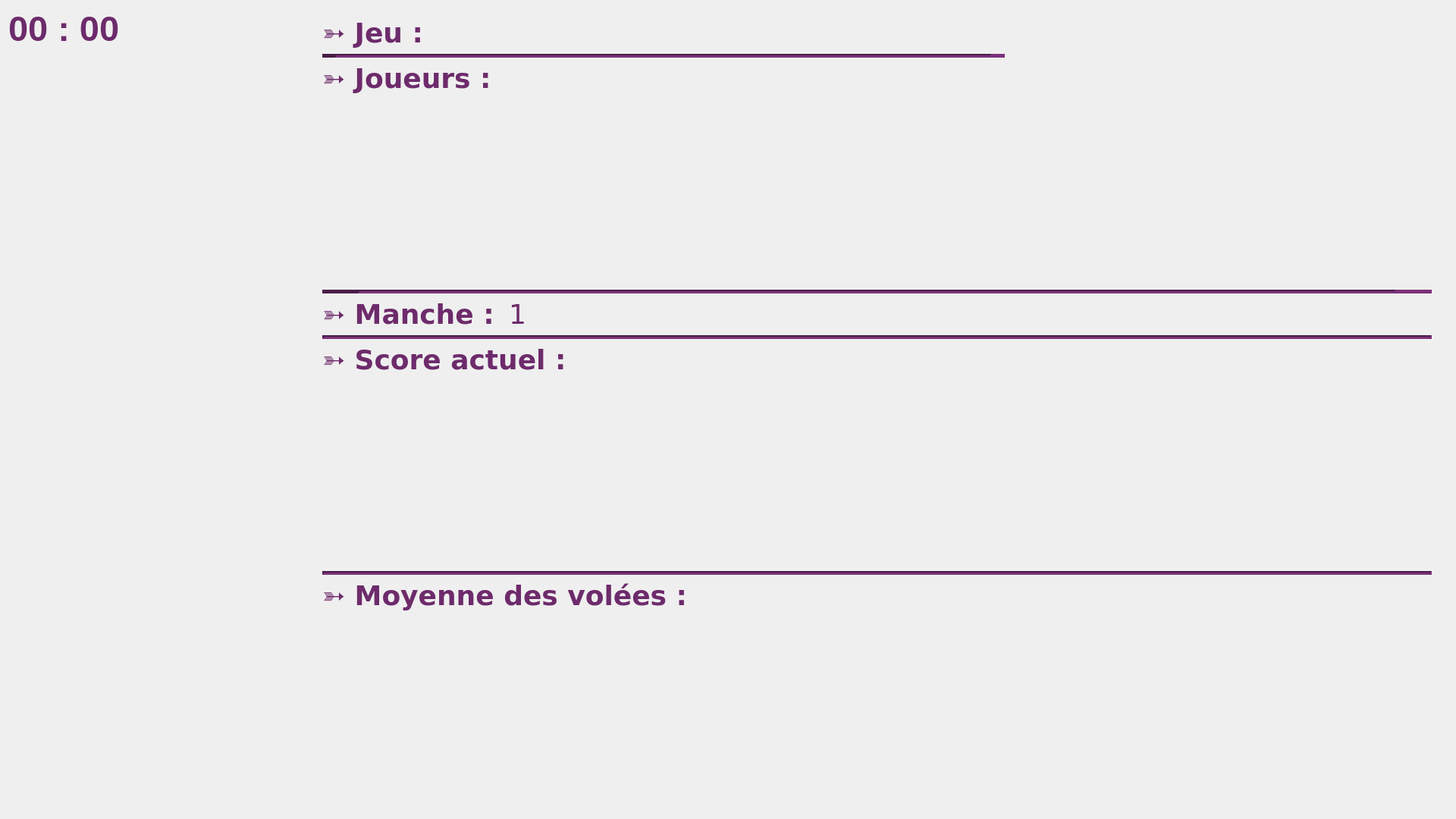
<?xml version="1.0" encoding="UTF-8"?>
<ui version="4.0">
 <class>Ihm</class>
 <widget class="QWidget" name="Ihm">
  <property name="geometry">
   <rect>
    <x>0</x>
    <y>0</y>
    <width>1920</width>
    <height>1080</height>
   </rect>
  </property>
  <property name="minimumSize">
   <size>
    <width>1024</width>
    <height>768</height>
   </size>
  </property>
  <property name="font">
   <font>
    <weight>50</weight>
    <bold>false</bold>
   </font>
  </property>
  <property name="windowTitle">
   <string>DARTS</string>
  </property>
  <property name="autoFillBackground">
   <bool>false</bool>
  </property>
  <property name="styleSheet">
   <string notr="true"> QWidget#ecranAttente
{
	background-image:url(:/ressources/background.jpg);
}

QWidget#ecranPartie
{
	background-image:url(:/ressources/background.jpg);
}

QWidget#actualiterPartie
{
	background-image:url(:/ressources/fondActualiterPartie.png);
	background-repeat: no-repeat;
}
QVBoxLayout#verticalLayoutInformation
{
	background: gray;
}

QLabel#labelMoyenneVolees
{
	color: rgb(109, 43,107);
}

QLabel#labelNomjoueurs
{
	color: rgb(109, 43,107);
}

QLabel#nomJoueur
{
	color: rgb(109, 43,107);
}

QLabel#scoreActuel
{
	color: rgb(109, 43,107);
}

QLabel#moyenneVolee
{
	color: rgb(109, 43,107);
}

QLabel#labelScoreActuel
{
	color: rgb(109, 43,107);
}

QLabel#labelManche
{
	color: rgb(109, 43,107);
}

QLabel#labelTypeJeu
{
	color: rgb(109, 43,107);
}

QLabel#typeJeu
{
	color: rgb(109, 43,107);
}

QLabel#manche
{
	color: rgb(109, 43,107);
}

QWidget#ecranStatistique
{
	background-image:url(:/ressources/background.jpg);
}

QLabel#labelStatutAttente
{
	image:url(:/ressources/fondStatus.png);
	color: rgb(109, 43,107);
}

QLabel#labelHeureAttente
{
	color: rgb(109, 43,107);
}

QLabel#labelTempsPartie
{
	color: rgb(109, 43,107);
}

QLabel#labelHeureStatistique
{
	color: rgb(109, 43,107);
}

QLabel#winnerPartie
{
	image:url(:/ressources/fondStatus.png);
	color: rgb(109, 43,107);
}

QLabel#labelStatut
{
	image:url(:/ressources/fondStatus.png);
	color: rgb(109, 43,107);
}

#lineManche, #lineNomJoueurs, #lineScoreActuel, #lineSeparateurTypeJeu {
    background-color: rgb(109, 43,107);
}

QLabel
{
	color: rgb(255, 255,255);
}
</string>
  </property>
  <layout class="QHBoxLayout" name="horizontalLayout">
   <property name="spacing">
    <number>0</number>
   </property>
   <property name="leftMargin">
    <number>0</number>
   </property>
   <property name="topMargin">
    <number>0</number>
   </property>
   <property name="rightMargin">
    <number>0</number>
   </property>
   <property name="bottomMargin">
    <number>0</number>
   </property>
   <item>
    <widget class="QStackedWidget" name="ecranDarts">
     <property name="styleSheet">
      <string notr="true"/>
     </property>
     <property name="currentIndex">
      <number>1</number>
     </property>
     <widget class="QWidget" name="ecranAttente">
      <property name="autoFillBackground">
       <bool>false</bool>
      </property>
      <property name="styleSheet">
       <string notr="true"/>
      </property>
      <layout class="QVBoxLayout" name="verticalLayout_2">
       <item>
        <layout class="QVBoxLayout" name="verticalLayout_3">
         <item>
          <layout class="QHBoxLayout" name="horizontalLayoutHeure">
           <property name="spacing">
            <number>0</number>
           </property>
           <item>
            <widget class="QLabel" name="labelHeureAttente">
             <property name="sizePolicy">
              <sizepolicy hsizetype="Preferred" vsizetype="Preferred">
               <horstretch>0</horstretch>
               <verstretch>0</verstretch>
              </sizepolicy>
             </property>
             <property name="font">
              <font>
               <pointsize>35</pointsize>
               <weight>75</weight>
               <bold>true</bold>
              </font>
             </property>
             <property name="text">
              <string>00 : 00</string>
             </property>
             <property name="alignment">
              <set>Qt::AlignLeading|Qt::AlignLeft|Qt::AlignTop</set>
             </property>
             <property name="margin">
              <number>0</number>
             </property>
             <property name="indent">
              <number>0</number>
             </property>
            </widget>
           </item>
          </layout>
         </item>
         <item>
          <layout class="QHBoxLayout" name="horizontalLayoutLogo">
           <property name="spacing">
            <number>0</number>
           </property>
           <property name="sizeConstraint">
            <enum>QLayout::SetNoConstraint</enum>
           </property>
           <property name="topMargin">
            <number>0</number>
           </property>
           <item>
            <widget class="QLabel" name="labelLogo">
             <property name="sizePolicy">
              <sizepolicy hsizetype="Preferred" vsizetype="Preferred">
               <horstretch>0</horstretch>
               <verstretch>0</verstretch>
              </sizepolicy>
             </property>
             <property name="maximumSize">
              <size>
               <width>940</width>
               <height>940</height>
              </size>
             </property>
             <property name="sizeIncrement">
              <size>
               <width>0</width>
               <height>0</height>
              </size>
             </property>
             <property name="baseSize">
              <size>
               <width>0</width>
               <height>0</height>
              </size>
             </property>
             <property name="text">
              <string/>
             </property>
             <property name="pixmap">
              <pixmap resource="ressources.qrc">:/ressources/logoDarts.png</pixmap>
             </property>
             <property name="scaledContents">
              <bool>true</bool>
             </property>
             <property name="alignment">
              <set>Qt::AlignCenter</set>
             </property>
            </widget>
           </item>
          </layout>
         </item>
         <item>
          <layout class="QHBoxLayout" name="horizontalLayoutStatut">
           <item>
            <widget class="QLabel" name="labelStatutAttente">
             <property name="sizePolicy">
              <sizepolicy hsizetype="Expanding" vsizetype="Preferred">
               <horstretch>0</horstretch>
               <verstretch>0</verstretch>
              </sizepolicy>
             </property>
             <property name="font">
              <font>
               <pointsize>30</pointsize>
               <weight>75</weight>
               <bold>true</bold>
              </font>
             </property>
             <property name="styleSheet">
              <string notr="true"/>
             </property>
             <property name="text">
              <string>En attente de connexion</string>
             </property>
             <property name="alignment">
              <set>Qt::AlignCenter</set>
             </property>
            </widget>
           </item>
          </layout>
         </item>
        </layout>
       </item>
      </layout>
     </widget>
     <widget class="QWidget" name="ecranPartie">
      <layout class="QHBoxLayout" name="horizontalLayout_9">
       <item>
        <layout class="QHBoxLayout" name="horizontalLayout_8" stretch="0,0,0">
         <property name="spacing">
          <number>6</number>
         </property>
         <item>
          <layout class="QVBoxLayout" name="verticalLayoutVisualisation">
           <item>
            <widget class="QLabel" name="labelTempsPartie">
             <property name="font">
              <font>
               <pointsize>35</pointsize>
               <weight>75</weight>
               <bold>true</bold>
              </font>
             </property>
             <property name="text">
              <string>00 : 00</string>
             </property>
             <property name="alignment">
              <set>Qt::AlignLeading|Qt::AlignLeft|Qt::AlignTop</set>
             </property>
            </widget>
           </item>
           <item>
            <widget class="QLabel" name="labelVisualisationimpact">
             <property name="text">
              <string/>
             </property>
             <property name="pixmap">
              <pixmap resource="ressources.qrc">:/ressources/cible.png</pixmap>
             </property>
            </widget>
           </item>
           <item>
            <widget class="QLabel" name="labelStatut">
             <property name="font">
              <font>
               <pointsize>30</pointsize>
               <weight>75</weight>
               <bold>true</bold>
              </font>
             </property>
             <property name="lineWidth">
              <number>1</number>
             </property>
             <property name="text">
              <string/>
             </property>
             <property name="alignment">
              <set>Qt::AlignCenter</set>
             </property>
            </widget>
           </item>
          </layout>
         </item>
         <item>
          <spacer name="horizontalSpacer">
           <property name="orientation">
            <enum>Qt::Horizontal</enum>
           </property>
           <property name="sizeType">
            <enum>QSizePolicy::Preferred</enum>
           </property>
           <property name="sizeHint" stdset="0">
            <size>
             <width>250</width>
             <height>20</height>
            </size>
           </property>
          </spacer>
         </item>
         <item>
          <widget class="QWidget" name="actualiterPartie" native="true">
           <property name="sizePolicy">
            <sizepolicy hsizetype="Expanding" vsizetype="Expanding">
             <horstretch>10</horstretch>
             <verstretch>10</verstretch>
            </sizepolicy>
           </property>
           <property name="minimumSize">
            <size>
             <width>728</width>
             <height>1053</height>
            </size>
           </property>
           <layout class="QVBoxLayout" name="verticalLayoutInformation">
            <property name="spacing">
             <number>6</number>
            </property>
            <item>
             <layout class="QGridLayout" name="gridLayout_2" columnminimumwidth="0,0,0,0">
              <property name="rightMargin">
               <number>10</number>
              </property>
              <property name="verticalSpacing">
               <number>6</number>
              </property>
              <item row="5" column="2">
               <widget class="QLabel" name="manche">
                <property name="font">
                 <font>
                  <family>Bitstream Vera Sans</family>
                  <pointsize>27</pointsize>
                 </font>
                </property>
                <property name="text">
                 <string>1</string>
                </property>
               </widget>
              </item>
              <item row="11" column="0">
               <spacer name="horizontalSpacer_2">
                <property name="orientation">
                 <enum>Qt::Horizontal</enum>
                </property>
                <property name="sizeType">
                 <enum>QSizePolicy::Fixed</enum>
                </property>
                <property name="sizeHint" stdset="0">
                 <size>
                  <width>60</width>
                  <height>10</height>
                 </size>
                </property>
               </spacer>
              </item>
              <item row="0" column="0" colspan="2">
               <widget class="QLabel" name="labelTypeJeu">
                <property name="sizePolicy">
                 <sizepolicy hsizetype="Preferred" vsizetype="Fixed">
                  <horstretch>0</horstretch>
                  <verstretch>0</verstretch>
                 </sizepolicy>
                </property>
                <property name="font">
                 <font>
                  <family>Bitstream Vera Sans</family>
                  <pointsize>27</pointsize>
                  <weight>75</weight>
                  <bold>true</bold>
                 </font>
                </property>
                <property name="styleSheet">
                 <string notr="true"> QWidget#ecranAttente
{
	background-image:url(:/ressources/background.jpg);
}

QWidget#ecranPartie
{
	background-image:url(:/ressources/background.jpg);
}

QWidget#actualiterPartie
{
	background-image:url(:/ressources/fondActualiterPartie.png);
}
QVBoxLayout#verticalLayoutInformation
{
	background: gray;
}

QLabel#labelMoyenneVolees
{
	color: rgb(109, 43,107);
}

QLabel#labelNomjoueurs
{
	color: rgb(109, 43,107);
}

QLabel#nomJoueur
{
	color: rgb(109, 43,107);
}

QLabel#scoreActuel
{
	color: rgb(109, 43,107);
}

QLabel#moyenneVolee
{
	color: rgb(109, 43,107);
}

QLabel#labelScoreActuel
{
	color: rgb(109, 43,107);
}

QLabel#labelManche
{
	color: rgb(109, 43,107);
}

QLabel#labelTypeJeu
{
	color: rgb(109, 43,107);
}

QWidget#ecranStatistique
{
	background-image:url(:/ressources/background.jpg);
}

QLabel#labelStatutAttente
{
	image:url(:/ressources/fondStatus.png);
	color: rgb(109, 43,107);
}

QLabel#labelHeureAttente
{
	color: rgb(109, 43,107);
}

QLabel#labelTempsPartie
{
	color: rgb(109, 43,107);
}

QLabel#labelHeureStatistique
{
	color: rgb(109, 43,107);
}

QLabel#winnerPartie
{
	image:url(:/ressources/fondStatus.png);
	color: rgb(109, 43,107);
}

QLabel#labelStatut
{
	image:url(:/ressources/fondStatus.png);
	color: rgb(109, 43,107);
}

QLabel
{
	color: rgb(255,255,255);
}
</string>
                </property>
                <property name="text">
                 <string>➳ Jeu :</string>
                </property>
               </widget>
              </item>
              <item row="11" column="1" colspan="2">
               <widget class="QLabel" name="moyenneVolee">
                <property name="sizePolicy">
                 <sizepolicy hsizetype="MinimumExpanding" vsizetype="MinimumExpanding">
                  <horstretch>0</horstretch>
                  <verstretch>0</verstretch>
                 </sizepolicy>
                </property>
                <property name="font">
                 <font>
                  <family>Bitstream Vera Sans</family>
                  <pointsize>22</pointsize>
                 </font>
                </property>
                <property name="text">
                 <string/>
                </property>
                <property name="alignment">
                 <set>Qt::AlignRight|Qt::AlignTop|Qt::AlignTrailing</set>
                </property>
               </widget>
              </item>
              <item row="7" column="0" colspan="3">
               <widget class="QLabel" name="labelScoreActuel">
                <property name="font">
                 <font>
                  <family>Bitstream Vera Sans</family>
                  <pointsize>27</pointsize>
                  <weight>75</weight>
                  <bold>true</bold>
                 </font>
                </property>
                <property name="text">
                 <string>➳ Score actuel : </string>
                </property>
               </widget>
              </item>
              <item row="5" column="0" colspan="2">
               <widget class="QLabel" name="labelManche">
                <property name="font">
                 <font>
                  <family>Bitstream Vera Sans</family>
                  <pointsize>27</pointsize>
                  <weight>75</weight>
                  <bold>true</bold>
                 </font>
                </property>
                <property name="styleSheet">
                 <string notr="true"> QWidget#ecranAttente
{
	background-image:url(:/ressources/background.jpg);
}

QWidget#ecranPartie
{
	background-image:url(:/ressources/background.jpg);
}

QWidget#actualiterPartie
{
	background-image:url(:/ressources/fondActualiterPartie.png);
}
QVBoxLayout#verticalLayoutInformation
{
	background: gray;
}

QLabel#labelMoyenneVolees
{
	color: rgb(109, 43,107);
}

QLabel#labelNomjoueurs
{
	color: rgb(109, 43,107);
}

QLabel#nomJoueur
{
	color: rgb(109, 43,107);
}

QLabel#scoreActuel
{
	color: rgb(109, 43,107);
}

QLabel#moyenneVolee
{
	color: rgb(109, 43,107);
}

QLabel#labelScoreActuel
{
	color: rgb(109, 43,107);
}

QLabel#labelManche
{
	color: rgb(109, 43,107);
}

QLabel#labelTypeJeu
{
	color: rgb(109, 43,107);
}

QWidget#ecranStatistique
{
	background-image:url(:/ressources/background.jpg);
}

QLabel#labelStatutAttente
{
	image:url(:/ressources/fondStatus.png);
	color: rgb(109, 43,107);
}

QLabel#labelHeureAttente
{
	color: rgb(109, 43,107);
}

QLabel#labelTempsPartie
{
	color: rgb(109, 43,107);
}

QLabel#labelHeureStatistique
{
	color: rgb(109, 43,107);
}

QLabel#winnerPartie
{
	image:url(:/ressources/fondStatus.png);
	color: rgb(109, 43,107);
}

QLabel#labelStatut
{
	image:url(:/ressources/fondStatus.png);
	color: rgb(109, 43,107);
}

QLabel
{
	color: rgb(255,255,255);
}
</string>
                </property>
                <property name="text">
                 <string>➳ Manche : </string>
                </property>
               </widget>
              </item>
              <item row="2" column="0" colspan="2">
               <widget class="QLabel" name="labelNomjoueurs">
                <property name="font">
                 <font>
                  <family>Bitstream Vera Sans</family>
                  <pointsize>27</pointsize>
                  <weight>75</weight>
                  <bold>true</bold>
                 </font>
                </property>
                <property name="text">
                 <string>➳ Joueurs :</string>
                </property>
               </widget>
              </item>
              <item row="8" column="1" colspan="2">
               <widget class="QLabel" name="scoreActuel">
                <property name="sizePolicy">
                 <sizepolicy hsizetype="MinimumExpanding" vsizetype="MinimumExpanding">
                  <horstretch>0</horstretch>
                  <verstretch>0</verstretch>
                 </sizepolicy>
                </property>
                <property name="font">
                 <font>
                  <family>Bitstream Vera Sans</family>
                  <pointsize>22</pointsize>
                 </font>
                </property>
                <property name="text">
                 <string/>
                </property>
                <property name="alignment">
                 <set>Qt::AlignRight|Qt::AlignTop|Qt::AlignTrailing</set>
                </property>
               </widget>
              </item>
              <item row="11" column="3">
               <spacer name="horizontalSpacer_3">
                <property name="orientation">
                 <enum>Qt::Horizontal</enum>
                </property>
                <property name="sizeHint" stdset="0">
                 <size>
                  <width>40</width>
                  <height>20</height>
                 </size>
                </property>
               </spacer>
              </item>
              <item row="10" column="0" colspan="4">
               <widget class="QLabel" name="labelMoyenneVolees">
                <property name="enabled">
                 <bool>true</bool>
                </property>
                <property name="font">
                 <font>
                  <family>Bitstream Vera Sans</family>
                  <pointsize>27</pointsize>
                  <weight>75</weight>
                  <bold>true</bold>
                 </font>
                </property>
                <property name="text">
                 <string>➳ Moyenne des volées :</string>
                </property>
               </widget>
              </item>
              <item row="9" column="0" colspan="4">
               <widget class="Line" name="lineScoreActuel">
                <property name="minimumSize">
                 <size>
                  <width>0</width>
                  <height>5</height>
                 </size>
                </property>
                <property name="lineWidth">
                 <number>3</number>
                </property>
                <property name="orientation">
                 <enum>Qt::Horizontal</enum>
                </property>
               </widget>
              </item>
              <item row="6" column="0" colspan="4">
               <widget class="Line" name="lineManche">
                <property name="minimumSize">
                 <size>
                  <width>0</width>
                  <height>5</height>
                 </size>
                </property>
                <property name="lineWidth">
                 <number>3</number>
                </property>
                <property name="orientation">
                 <enum>Qt::Horizontal</enum>
                </property>
               </widget>
              </item>
              <item row="4" column="0" colspan="4">
               <widget class="Line" name="lineNomJoueurs">
                <property name="minimumSize">
                 <size>
                  <width>0</width>
                  <height>5</height>
                 </size>
                </property>
                <property name="lineWidth">
                 <number>50</number>
                </property>
                <property name="orientation">
                 <enum>Qt::Horizontal</enum>
                </property>
               </widget>
              </item>
              <item row="1" column="0" colspan="4">
               <widget class="Line" name="lineSeparateurTypeJeu">
                <property name="sizePolicy">
                 <sizepolicy hsizetype="Minimum" vsizetype="Fixed">
                  <horstretch>0</horstretch>
                  <verstretch>0</verstretch>
                 </sizepolicy>
                </property>
                <property name="minimumSize">
                 <size>
                  <width>5</width>
                  <height>5</height>
                 </size>
                </property>
                <property name="maximumSize">
                 <size>
                  <width>900</width>
                  <height>5</height>
                 </size>
                </property>
                <property name="lineWidth">
                 <number>20</number>
                </property>
                <property name="orientation">
                 <enum>Qt::Horizontal</enum>
                </property>
               </widget>
              </item>
              <item row="0" column="2" colspan="2">
               <widget class="QLabel" name="typeJeu">
                <property name="sizePolicy">
                 <sizepolicy hsizetype="Expanding" vsizetype="Fixed">
                  <horstretch>0</horstretch>
                  <verstretch>0</verstretch>
                 </sizepolicy>
                </property>
                <property name="font">
                 <font>
                  <family>Bitstream Vera Sans</family>
                  <pointsize>27</pointsize>
                 </font>
                </property>
                <property name="text">
                 <string/>
                </property>
                <property name="alignment">
                 <set>Qt::AlignCenter</set>
                </property>
               </widget>
              </item>
              <item row="3" column="0" colspan="3">
               <widget class="QLabel" name="nomJoueur">
                <property name="sizePolicy">
                 <sizepolicy hsizetype="Expanding" vsizetype="Expanding">
                  <horstretch>0</horstretch>
                  <verstretch>0</verstretch>
                 </sizepolicy>
                </property>
                <property name="font">
                 <font>
                  <family>Bitstream Vera Sans</family>
                  <pointsize>22</pointsize>
                 </font>
                </property>
                <property name="text">
                 <string/>
                </property>
                <property name="alignment">
                 <set>Qt::AlignLeading|Qt::AlignLeft|Qt::AlignTop</set>
                </property>
               </widget>
              </item>
              <item row="8" column="0">
               <spacer name="horizontalSpacer_4">
                <property name="orientation">
                 <enum>Qt::Horizontal</enum>
                </property>
                <property name="sizeType">
                 <enum>QSizePolicy::Fixed</enum>
                </property>
                <property name="sizeHint" stdset="0">
                 <size>
                  <width>60</width>
                  <height>10</height>
                 </size>
                </property>
               </spacer>
              </item>
             </layout>
            </item>
           </layout>
          </widget>
         </item>
        </layout>
       </item>
      </layout>
     </widget>
     <widget class="QWidget" name="ecranStatistique">
      <layout class="QVBoxLayout" name="verticalLayout_4">
       <item>
        <layout class="QVBoxLayout" name="verticalLayoutStatistique">
         <item>
          <widget class="QLabel" name="labelHeureStatistique">
           <property name="sizePolicy">
            <sizepolicy hsizetype="Expanding" vsizetype="Expanding">
             <horstretch>0</horstretch>
             <verstretch>0</verstretch>
            </sizepolicy>
           </property>
           <property name="font">
            <font>
             <pointsize>35</pointsize>
             <weight>75</weight>
             <bold>true</bold>
            </font>
           </property>
           <property name="text">
            <string>00 : 00</string>
           </property>
           <property name="alignment">
            <set>Qt::AlignLeading|Qt::AlignLeft|Qt::AlignTop</set>
           </property>
          </widget>
         </item>
         <item>
          <widget class="QLabel" name="winnerPartie">
           <property name="sizePolicy">
            <sizepolicy hsizetype="Expanding" vsizetype="Expanding">
             <horstretch>0</horstretch>
             <verstretch>0</verstretch>
            </sizepolicy>
           </property>
           <property name="font">
            <font>
             <pointsize>50</pointsize>
             <weight>75</weight>
             <bold>true</bold>
            </font>
           </property>
           <property name="text">
            <string>Winner Fabien</string>
           </property>
           <property name="scaledContents">
            <bool>false</bool>
           </property>
           <property name="alignment">
            <set>Qt::AlignCenter</set>
           </property>
          </widget>
         </item>
         <item>
          <layout class="QHBoxLayout" name="horizontalLayout_2">
           <item>
            <layout class="QGridLayout" name="gridLayout">
             <property name="sizeConstraint">
              <enum>QLayout::SetMinimumSize</enum>
             </property>
             <item row="3" column="0">
              <widget class="QLabel" name="labelVoleesMaxStatistique">
               <property name="font">
                <font>
                 <family>Courier 10 Pitch</family>
                 <pointsize>30</pointsize>
                 <weight>75</weight>
                 <bold>true</bold>
                </font>
               </property>
               <property name="text">
                <string>- Volée maximale : </string>
               </property>
               <property name="alignment">
                <set>Qt::AlignLeading|Qt::AlignLeft|Qt::AlignTop</set>
               </property>
              </widget>
             </item>
             <item row="0" column="0">
              <widget class="QLabel" name="labelMoyenneVoleesStatistique">
               <property name="enabled">
                <bool>true</bool>
               </property>
               <property name="sizePolicy">
                <sizepolicy hsizetype="Fixed" vsizetype="Preferred">
                 <horstretch>0</horstretch>
                 <verstretch>0</verstretch>
                </sizepolicy>
               </property>
               <property name="font">
                <font>
                 <family>Courier 10 Pitch</family>
                 <pointsize>30</pointsize>
                 <weight>75</weight>
                 <bold>true</bold>
                </font>
               </property>
               <property name="text">
                <string>- Moyenne des volées : </string>
               </property>
               <property name="alignment">
                <set>Qt::AlignLeading|Qt::AlignLeft|Qt::AlignTop</set>
               </property>
              </widget>
             </item>
             <item row="2" column="0">
              <widget class="QLabel" name="labelNombreVoleesStatistique">
               <property name="font">
                <font>
                 <family>Courier 10 Pitch</family>
                 <pointsize>30</pointsize>
                 <weight>75</weight>
                 <bold>true</bold>
                </font>
               </property>
               <property name="text">
                <string>- Nombre de volées : </string>
               </property>
               <property name="alignment">
                <set>Qt::AlignLeading|Qt::AlignLeft|Qt::AlignTop</set>
               </property>
              </widget>
             </item>
             <item row="4" column="0">
              <widget class="QLabel" name="labelDureePartie">
               <property name="enabled">
                <bool>true</bool>
               </property>
               <property name="font">
                <font>
                 <family>Courier 10 Pitch</family>
                 <pointsize>30</pointsize>
                 <weight>75</weight>
                 <bold>true</bold>
                </font>
               </property>
               <property name="text">
                <string>- Durée : </string>
               </property>
               <property name="alignment">
                <set>Qt::AlignLeading|Qt::AlignLeft|Qt::AlignTop</set>
               </property>
              </widget>
             </item>
             <item row="3" column="1">
              <widget class="QLabel" name="voleeMax">
               <property name="font">
                <font>
                 <family>Courier 10 Pitch</family>
                 <pointsize>30</pointsize>
                 <weight>75</weight>
                 <bold>true</bold>
                </font>
               </property>
               <property name="text">
                <string/>
               </property>
               <property name="alignment">
                <set>Qt::AlignLeading|Qt::AlignLeft|Qt::AlignTop</set>
               </property>
              </widget>
             </item>
             <item row="2" column="1">
              <widget class="QLabel" name="nbVolees">
               <property name="font">
                <font>
                 <family>Courier 10 Pitch</family>
                 <pointsize>30</pointsize>
                 <weight>75</weight>
                 <bold>true</bold>
                </font>
               </property>
               <property name="text">
                <string/>
               </property>
               <property name="alignment">
                <set>Qt::AlignLeading|Qt::AlignLeft|Qt::AlignTop</set>
               </property>
              </widget>
             </item>
             <item row="4" column="1">
              <widget class="QLabel" name="tempsPartie">
               <property name="font">
                <font>
                 <family>Courier 10 Pitch</family>
                 <pointsize>30</pointsize>
                 <weight>75</weight>
                 <bold>true</bold>
                </font>
               </property>
               <property name="text">
                <string/>
               </property>
               <property name="alignment">
                <set>Qt::AlignLeading|Qt::AlignLeft|Qt::AlignTop</set>
               </property>
              </widget>
             </item>
             <item row="0" column="1">
              <widget class="QLabel" name="moyenneVolees">
               <property name="font">
                <font>
                 <family>Courier 10 Pitch</family>
                 <pointsize>30</pointsize>
                 <weight>75</weight>
                 <bold>true</bold>
                </font>
               </property>
               <property name="text">
                <string/>
               </property>
               <property name="alignment">
                <set>Qt::AlignLeading|Qt::AlignLeft|Qt::AlignTop</set>
               </property>
              </widget>
             </item>
            </layout>
           </item>
           <item>
            <widget class="QLabel" name="labelLogoJeu">
             <property name="maximumSize">
              <size>
               <width>700</width>
               <height>700</height>
              </size>
             </property>
             <property name="text">
              <string/>
             </property>
             <property name="pixmap">
              <pixmap resource="ressources.qrc">:/ressources/logoDarts.png</pixmap>
             </property>
             <property name="scaledContents">
              <bool>true</bool>
             </property>
             <property name="alignment">
              <set>Qt::AlignCenter</set>
             </property>
             <property name="margin">
              <number>0</number>
             </property>
            </widget>
           </item>
          </layout>
         </item>
        </layout>
       </item>
      </layout>
     </widget>
    </widget>
   </item>
  </layout>
 </widget>
 <layoutdefault spacing="6" margin="11"/>
 <resources>
  <include location="ressources.qrc"/>
 </resources>
 <connections/>
</ui>
